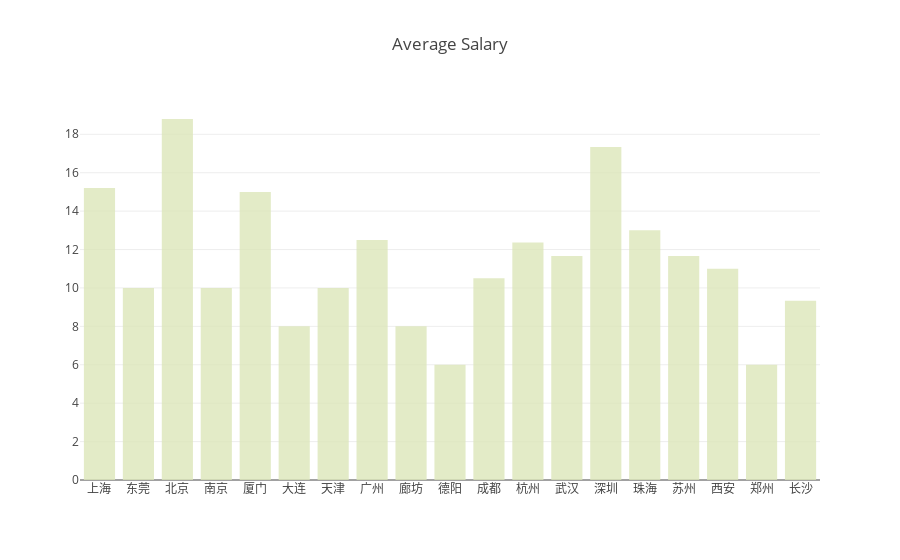

Notebook cell for this chart:
### Code cell
data = [go.Bar(
    x=['上海', '东莞', '北京','南京','厦门','大连','天津','广州','廊坊','德阳','成都','杭州','武汉','深圳','珠海','苏州','西安','郑州','长沙'],
    y=[15.205882,10.000000,18.796296,10.000000,15.00000,8.000000,10.000000,12.500000,8.000000, 6.000000,10.500000,12.363636,11.666667,17.333333,13.000000,11.666667,11.000000,6.000000,9.333333,],
    marker=dict(
        color=[ 'rgba(220,230,185,0.8)','rgba(220,230,185,0.8)','rgba(220,230,185,0.8)','rgba(220,230,185,0.8)','rgba(220,230,185,0.8)','rgba(220,230,185,0.8)','rgba(220,230,185,0.8)','rgba(220,230,185,0.8)','rgba(220,230,185,0.8)','rgba(220,230,185,0.8)','rgba(220,230,185,0.8)',
              'rgba(220,230,185,0.8)', 'rgba(220,230,185,0.8)','rgba(220,230,185,0.8)','rgba(220,230,185,0.8)','rgba(220,230,185,0.8)','rgba(220,230,185,0.8)','rgba(220,230,185,0.8)','rgba(220,230,185,0.8)'])    
)]
iplot({"data": data,"layout": Layout(title="Average Salary"),})

### Figure 1 — Plotly figure (JSON) as saved in the notebook; plotly's stock layout.template omitted (floating-point values rounded to 4 significant figures)
{"data": [{"marker": {"color": ["rgba(220,230,185,0.8)", "rgba(220,230,185,0.8)", "rgba(220,230,185,0.8)", "rgba(220,230,185,0.8)", "rgba(220,230,185,0.8)", "rgba(220,230,185,0.8)", "rgba(220,230,185,0.8)", "rgba(220,230,185,0.8)", "rgba(220,230,185,0.8)", "rgba(220,230,185,0.8)", "rgba(220,230,185,0.8)", "rgba(220,230,185,0.8)", "rgba(220,230,185,0.8)", "rgba(220,230,185,0.8)", "rgba(220,230,185,0.8)", "rgba(220,230,185,0.8)", "rgba(220,230,185,0.8)", "rgba(220,230,185,0.8)", "rgba(220,230,185,0.8)"]}, "type": "bar", "uid": "cde8e553-ab5a-4dea-9147-e07e88eafaed", "x": ["上海", "东莞", "北京", "南京", "厦门", "大连", "天津", "广州", "廊坊", "德阳", "成都", "杭州", "武汉", "深圳", "珠海", "苏州", "西安", "郑州", "长沙"], "y": [15.21, 10, 18.8, 10, 15, 8, 10, 12.5, 8, 6, 10.5, 12.36, 11.67, 17.33, 13, 11.67, 11, 6, 9.333]}], "layout": {"title": "Average Salary"}}
